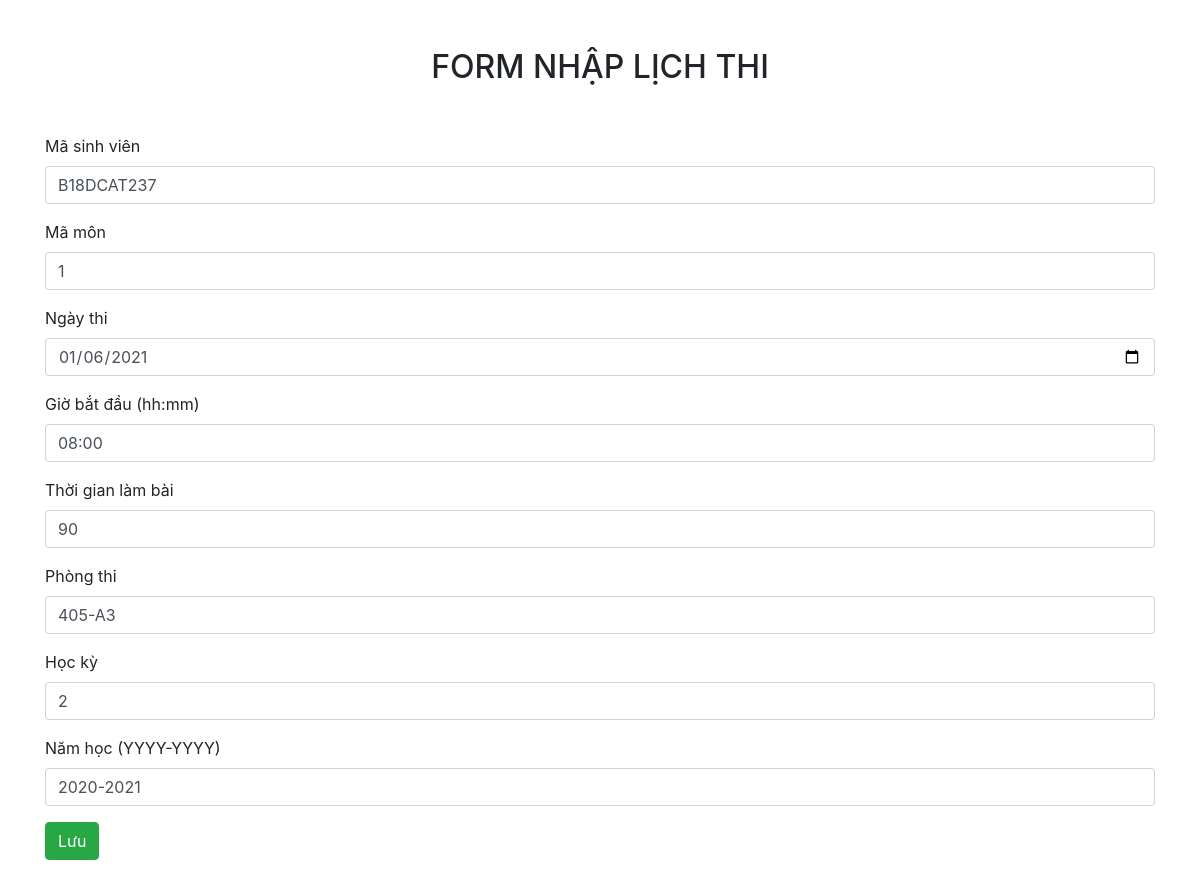
Screenshot of /backend/admin_examSchedule/edit_es.php?id=4 (signed in) with the database file from the repository.
### tables this page shows
CREATE TABLE `examschedule` (
  `esID` int(11) NOT NULL,
  `studentID` varchar(10) NOT NULL,
  `subjectID` int(11) NOT NULL,
  `ngayThi` date NOT NULL,
  `gioBatDau` varchar(5) NOT NULL,
  `thoiGianLamBai` int(11) NOT NULL,
  `phongThi` varchar(6) NOT NULL,
  `hocKy` varchar(50) NOT NULL,
  `namHoc` varchar(9) NOT NULL
);

### database/dbhelper.php (called while the page is built, shortened)
<?php
function executeResult ($sql) {
    $conn = mysqli_connect(HOST, USERNAME, PASSWORD, DATABASE);
    $resultset = mysqli_query($conn, $sql);
    $list = [];
        while ($row = $resultset->fetch_assoc())
        $list[] = $row;
        return $list;
}

### backend/admin_examSchedule/edit_es.php (the view, shortened to what this page needs)
<?php
require_once "/xampp/htdocs/QuanLySinhVien/database/dbhelper.php";
$s_esID = $s_studentID = $s_subjectID = $s_ngayThi = $s_gioBatDau = $s_thoiGianLamBai =
$s_phongThi = $s_hocKy = $s_namHoc = '';
if (isset($_GET['id'])) {
    $id = $_GET['id'];
    $sql = "select * from examschedule where esID = '{$id}'";
    $esList = executeResult($sql);
    if (count($esList) > 0) {
        foreach ($esList as $std) {
            $s_studentID = $std['studentID'];
            $s_subjectID = $std['subjectID'];
            $s_ngayThi = $std['ngayThi'];
            $s_gioBatDau = $std['gioBatDau'];
            $s_thoiGianLamBai = $std['thoiGianLamBai'];
            $s_phongThi = $std['phongThi'];
            $s_hocKy = $std['hocKy'];
            $s_namHoc = $std['namHoc'];
        }
    } else {
        $id = '';
    }
}
?>
<!DOCTYPE html>
<html>
<head>
    <link rel="stylesheet" href="https://maxcdn.bootstrapcdn.com/bootstrap/4.4.1/css/bootstrap.min.css">
</head>
<body>
    <div class="container">
        <div class="panel panel-primary">
            <div class="panel-heading">
                <h2 class="text-center my-5">FORM NHẬP LỊCH THI</h2>
            </div>
            <div class="panel-body">
                <form method="post" action="<?php echo htmlspecialchars($_SERVER["PHP_SELF"]); ?>">
                    <div class="form-group">
                        <label for="studentID">Mã sinh viên</label>
                        <input required="true" type="text" class="form-control" id="studentID"
                        name="studentID" value="<?= $s_studentID ?>">
                    </div>
                    <div class="form-group">
                        <label for="subjectID">Mã môn</label>
                        <input required="true" type="text" class="form-control" id="subjectID"
                        name="subjectID" value="<?= $s_subjectID ?>">
                    </div>
                    <div class="form-group">
                        <label for="ngayThi">Ngày thi</label>
                        <input required="true" type="date" class="form-control" id="ngayThi"
                        name="ngayThi" value="<?= $s_ngayThi ?>">
                    </div>
                    <div class="form-group">
                        <label for="gioBatDau">Giờ bắt đầu (hh:mm)</label>
                        <input required="true" type="text" class="form-control" id="gioBatDau"
                        name="gioBatDau" value="<?= $s_gioBatDau ?>">
                    </div>
                    <div class="form-group">
                        <label for="thoiGianLamBai">Thời gian làm bài</label>
                        <input type="number" class="form-control" id="thoiGianLamBai"
                        name="thoiGianLamBai" min="1" value="<?= $s_thoiGianLamBai ?>">
                    </div>
                    <div class="form-group">
                        <label for="phongThi">Phòng thi</label>
                        <input type="text" class="form-control" id="phongThi"
                        name="phongThi" value="<?= $s_phongThi ?>">
                    </div>
                    <div class="form-group">
                        <label for="hocKy">Học kỳ</label>
                        <input required="true" type="number" class="form-control"
                        id="hocKy" name="hocKy" min="1" max="2" value="<?= $s_hocKy ?>">
                    </div>
                    <div class="form-group">
                        <label for="namHoc">Năm học (YYYY-YYYY)</label>
                        <input required="true" type="text" class="form-control" id="namHoc"
                        name="namHoc" value="<?= $s_namHoc ?>">
                    </div>
                    <button class="btn btn-success mb-4" >Lưu</button>
                </form>
            </div>
        </div>
    </div>
</body>
</html>

### rows the page displays
examschedule: studentID "B18DCAT237", subjectID "1", ngayThi "01/06/2021", gioBatDau "08:00", thoiGianLamBai "90", phongThi "405-A3", hocKy "2", namHoc "2020-2021"
